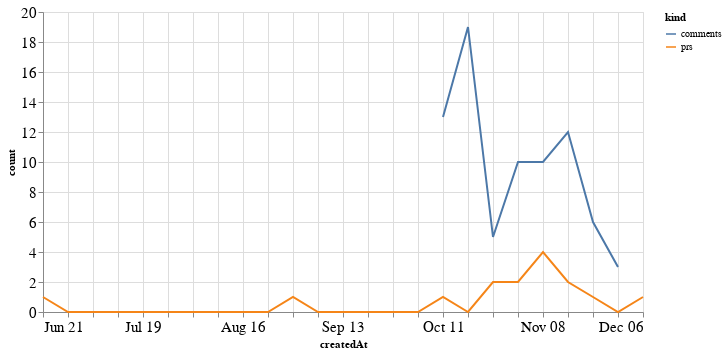

Here is the notebook cell this chart was saved with:
### Code cell
alt.Chart(total_time, width=600).mark_line().encode(
    x='createdAt',
    y='count',
    color='kind'
)

### Figure 1 — Vega-Lite specification as saved in the notebook (floating-point values rounded to 4 significant figures)
{"config": {"axisLeft": {"labelFontSize": 15}, "axisBottom": {"labelFontSize": 15}}, "data": {"name": "data-7c0ee8f4b9a9c640b79673ea07d0cf0f"}, "mark": "line", "encoding": {"color": {"type": "nominal", "field": "kind"}, "x": {"type": "temporal", "field": "createdAt"}, "y": {"type": "quantitative", "field": "count"}}, "width": 600, "$schema": "https://vega.github.io/schema/vega-lite/v4.8.1.json", "datasets": {"data-7c0ee8f4b9a9c640b79673ea07d0cf0f": [{"createdAt": "2020-06-21T00:00:00", "kind": "prs", "count": 1.0}, {"createdAt": "2020-06-28T00:00:00", "kind": "prs", "count": 0.0}, {"createdAt": "2020-07-05T00:00:00", "kind": "prs", "count": 0.0}, {"createdAt": "2020-07-12T00:00:00", "kind": "prs", "count": 0.0}, {"createdAt": "2020-07-19T00:00:00", "kind": "prs", "count": 0.0}, {"createdAt": "2020-07-26T00:00:00", "kind": "prs", "count": 0.0}, {"createdAt": "2020-08-02T00:00:00", "kind": "prs", "count": 0.0}, {"createdAt": "2020-08-09T00:00:00", "kind": "prs", "count": 0.0}, {"createdAt": "2020-08-16T00:00:00", "kind": "prs", "count": 0.0}, {"createdAt": "2020-08-23T00:00:00", "kind": "prs", "count": 0.0}, {"createdAt": "2020-08-30T00:00:00", "kind": "prs", "count": 1.0}, {"createdAt": "2020-09-06T00:00:00", "kind": "prs", "count": 0.0}, {"createdAt": "2020-09-13T00:00:00", "kind": "prs", "count": 0.0}, {"createdAt": "2020-09-20T00:00:00", "kind": "prs", "count": 0.0}, {"createdAt": "2020-09-27T00:00:00", "kind": "prs", "count": 0.0}, {"createdAt": "2020-10-04T00:00:00", "kind": "prs", "count": 0.0}, {"createdAt": "2020-10-11T00:00:00", "kind": "prs", "count": 1.0}, {"createdAt": "2020-10-18T00:00:00", "kind": "prs", "count": 0.0}, {"createdAt": "2020-10-25T00:00:00", "kind": "prs", "count": 2.0}, {"createdAt": "2020-11-01T00:00:00", "kind": "prs", "count": 2.0}, {"createdAt": "2020-11-08T00:00:00", "kind": "prs", "count": 4.0}, {"createdAt": "2020-11-15T00:00:00", "kind": "prs", "count": 2.0}, {"createdAt": "2020-11-22T00:00:00", "kind": "prs", "count": 1.0}, {"createdAt": "2020-11-29T00:00:00", "kind": "prs", "count": 0.0}, {"createdAt": "2020-12-06T00:00:00", "kind": "prs", "count": 1.0}, {"createdAt": "2020-06-21T00:00:00", "kind": "comments", "count": null}, {"createdAt": "2020-06-28T00:00:00", "kind": "comments", "count": null}, {"createdAt": "2020-07-05T00:00:00", "kind": "comments", "count": null}, {"createdAt": "2020-07-12T00:00:00", "kind": "comments", "count": null}, {"createdAt": "2020-07-19T00:00:00", "kind": "comments", "count": null}, {"createdAt": "2020-07-26T00:00:00", "kind": "comments", "count": null}, {"createdAt": "2020-08-02T00:00:00", "kind": "comments", "count": null}, {"createdAt": "2020-08-09T00:00:00", "kind": "comments", "count": null}, {"createdAt": "2020-08-16T00:00:00", "kind": "comments", "count": null}, {"createdAt": "2020-08-23T00:00:00", "kind": "comments", "count": null}, {"createdAt": "2020-08-30T00:00:00", "kind": "comments", "count": null}, {"createdAt": "2020-09-06T00:00:00", "kind": "comments", "count": null}, {"createdAt": "2020-09-13T00:00:00", "kind": "comments", "count": null}, {"createdAt": "2020-09-20T00:00:00", "kind": "comments", "count": null}, {"createdAt": "2020-09-27T00:00:00", "kind": "comments", "count": null}, {"createdAt": "2020-10-04T00:00:00", "kind": "comments", "count": null}, {"createdAt": "2020-10-11T00:00:00", "kind": "comments", "count": 13.0}, {"createdAt": "2020-10-18T00:00:00", "kind": "comments", "count": 19.0}, {"createdAt": "2020-10-25T00:00:00", "kind": "comments", "count": 5.0}, {"createdAt": "2020-11-01T00:00:00", "kind": "comments", "count": 10.0}, {"createdAt": "2020-11-08T00:00:00", "kind": "comments", "count": 10.0}, {"createdAt": "2020-11-15T00:00:00", "kind": "comments", "count": 12.0}, {"createdAt": "2020-11-22T00:00:00", "kind": "comments", "count": 6.0}, {"createdAt": "2020-11-29T00:00:00", "kind": "comments", "count": 3.0}, {"createdAt": "2020-12-06T00:00:00", "kind": "comments", "count": null}]}}
